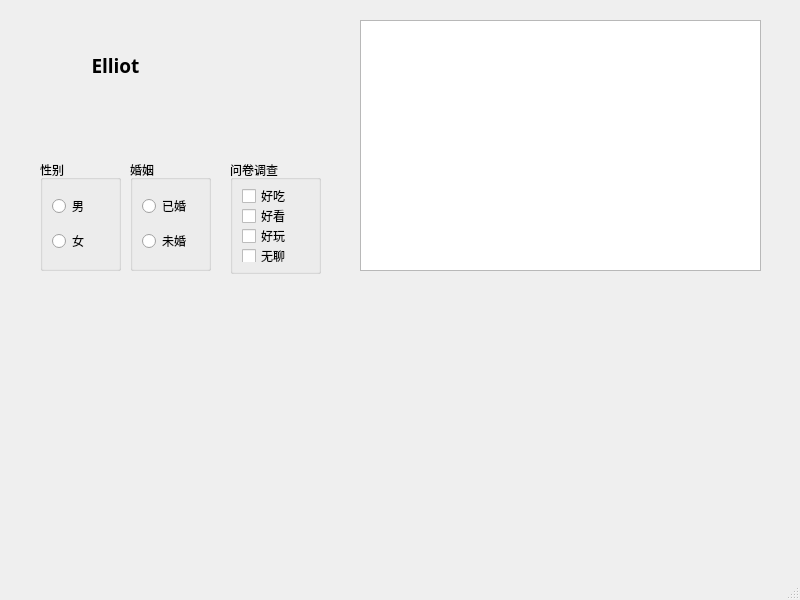
<?xml version="1.0" encoding="UTF-8"?>
<ui version="4.0">
 <class>MainWindow</class>
 <widget class="QMainWindow" name="MainWindow">
  <property name="geometry">
   <rect>
    <x>0</x>
    <y>0</y>
    <width>800</width>
    <height>600</height>
   </rect>
  </property>
  <property name="windowTitle">
   <string>MainWindow</string>
  </property>
  <widget class="QWidget" name="centralwidget">
   <widget class="QToolButton" name="toolButton">
    <property name="geometry">
     <rect>
      <x>60</x>
      <y>30</y>
      <width>111</width>
      <height>71</height>
     </rect>
    </property>
    <property name="font">
     <font>
      <family>Agency FB</family>
      <pointsize>14</pointsize>
      <weight>75</weight>
      <bold>true</bold>
     </font>
    </property>
    <property name="text">
     <string>Elliot</string>
    </property>
    <property name="icon">
     <iconset resource="res.qrc">
      <normaloff>:/Image/OnePiece.png</normaloff>:/Image/OnePiece.png</iconset>
    </property>
    <property name="iconSize">
     <size>
      <width>64</width>
      <height>64</height>
     </size>
    </property>
    <property name="toolButtonStyle">
     <enum>Qt::ToolButtonTextBesideIcon</enum>
    </property>
    <property name="autoRaise">
     <bool>true</bool>
    </property>
   </widget>
   <widget class="QGroupBox" name="groupBox">
    <property name="geometry">
     <rect>
      <x>40</x>
      <y>160</y>
      <width>81</width>
      <height>111</height>
     </rect>
    </property>
    <property name="title">
     <string>性别</string>
    </property>
    <layout class="QVBoxLayout" name="verticalLayout">
     <item>
      <widget class="QRadioButton" name="rbMan">
       <property name="text">
        <string>男</string>
       </property>
      </widget>
     </item>
     <item>
      <widget class="QRadioButton" name="rbWoman">
       <property name="text">
        <string>女</string>
       </property>
      </widget>
     </item>
    </layout>
   </widget>
   <widget class="QGroupBox" name="groupBox_2">
    <property name="geometry">
     <rect>
      <x>130</x>
      <y>160</y>
      <width>81</width>
      <height>111</height>
     </rect>
    </property>
    <property name="title">
     <string>婚姻</string>
    </property>
    <layout class="QVBoxLayout" name="verticalLayout_2">
     <item>
      <widget class="QRadioButton" name="rbMarried">
       <property name="text">
        <string>已婚</string>
       </property>
      </widget>
     </item>
     <item>
      <widget class="QRadioButton" name="rbUnmarried">
       <property name="text">
        <string>未婚</string>
       </property>
      </widget>
     </item>
    </layout>
   </widget>
   <widget class="QGroupBox" name="groupBox_3">
    <property name="geometry">
     <rect>
      <x>230</x>
      <y>160</y>
      <width>91</width>
      <height>114</height>
     </rect>
    </property>
    <property name="title">
     <string>问卷调查</string>
    </property>
    <layout class="QVBoxLayout" name="verticalLayout_3">
     <item>
      <widget class="QCheckBox" name="cbHaochi">
       <property name="text">
        <string>好吃</string>
       </property>
       <property name="tristate">
        <bool>true</bool>
       </property>
      </widget>
     </item>
     <item>
      <widget class="QCheckBox" name="cbHaokan">
       <property name="text">
        <string>好看</string>
       </property>
       <property name="tristate">
        <bool>true</bool>
       </property>
      </widget>
     </item>
     <item>
      <widget class="QCheckBox" name="cbHaowan">
       <property name="text">
        <string>好玩</string>
       </property>
       <property name="tristate">
        <bool>true</bool>
       </property>
      </widget>
     </item>
     <item>
      <widget class="QCheckBox" name="cbWuliao">
       <property name="text">
        <string>无聊</string>
       </property>
       <property name="tristate">
        <bool>true</bool>
       </property>
      </widget>
     </item>
    </layout>
   </widget>
   <widget class="QListWidget" name="listWidget">
    <property name="geometry">
     <rect>
      <x>360</x>
      <y>20</y>
      <width>401</width>
      <height>251</height>
     </rect>
    </property>
   </widget>
  </widget>
  <widget class="QMenuBar" name="menubar">
   <property name="geometry">
    <rect>
     <x>0</x>
     <y>0</y>
     <width>800</width>
     <height>23</height>
    </rect>
   </property>
  </widget>
  <widget class="QStatusBar" name="statusbar"/>
 </widget>
 <resources>
  <include location="res.qrc"/>
 </resources>
 <connections/>
</ui>
